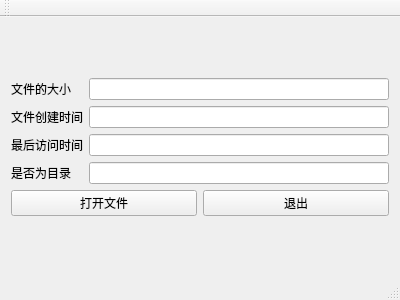
<?xml version="1.0" encoding="UTF-8"?>
<ui version="4.0">
 <class>MainWindow</class>
 <widget class="QMainWindow" name="MainWindow">
  <property name="geometry">
   <rect>
    <x>0</x>
    <y>0</y>
    <width>400</width>
    <height>300</height>
   </rect>
  </property>
  <property name="windowTitle">
   <string>MainWindow</string>
  </property>
  <widget class="QWidget" name="centralWidget">
   <layout class="QVBoxLayout" name="verticalLayout_4">
    <item>
     <layout class="QVBoxLayout" name="verticalLayout_3">
      <item>
       <layout class="QHBoxLayout" name="horizontalLayout">
        <item>
         <layout class="QVBoxLayout" name="verticalLayout">
          <item>
           <widget class="QLabel" name="label">
            <property name="text">
             <string>文件的大小</string>
            </property>
           </widget>
          </item>
          <item>
           <widget class="QLabel" name="label_2">
            <property name="text">
             <string>文件创建时间</string>
            </property>
           </widget>
          </item>
          <item>
           <widget class="QLabel" name="label_3">
            <property name="text">
             <string>最后访问时间</string>
            </property>
           </widget>
          </item>
          <item>
           <widget class="QLabel" name="label_4">
            <property name="text">
             <string>是否为目录</string>
            </property>
           </widget>
          </item>
         </layout>
        </item>
        <item>
         <layout class="QVBoxLayout" name="verticalLayout_2">
          <item>
           <widget class="QLineEdit" name="sizeLineEdit"/>
          </item>
          <item>
           <widget class="QLineEdit" name="timeLIneEdit"/>
          </item>
          <item>
           <widget class="QLineEdit" name="lastTimeLineEdit"/>
          </item>
          <item>
           <widget class="QLineEdit" name="dirLineEdit"/>
          </item>
         </layout>
        </item>
       </layout>
      </item>
      <item>
       <layout class="QHBoxLayout" name="horizontalLayout_2">
        <item>
         <widget class="QPushButton" name="openFileButton">
          <property name="text">
           <string>打开文件</string>
          </property>
         </widget>
        </item>
        <item>
         <widget class="QPushButton" name="exitButton">
          <property name="text">
           <string>退出</string>
          </property>
         </widget>
        </item>
       </layout>
      </item>
     </layout>
    </item>
   </layout>
  </widget>
  <widget class="QMenuBar" name="menuBar">
   <property name="geometry">
    <rect>
     <x>0</x>
     <y>0</y>
     <width>400</width>
     <height>31</height>
    </rect>
   </property>
  </widget>
  <widget class="QToolBar" name="mainToolBar">
   <attribute name="toolBarArea">
    <enum>TopToolBarArea</enum>
   </attribute>
   <attribute name="toolBarBreak">
    <bool>false</bool>
   </attribute>
  </widget>
  <widget class="QStatusBar" name="statusBar"/>
 </widget>
 <layoutdefault spacing="6" margin="11"/>
 <resources/>
 <connections/>
</ui>
